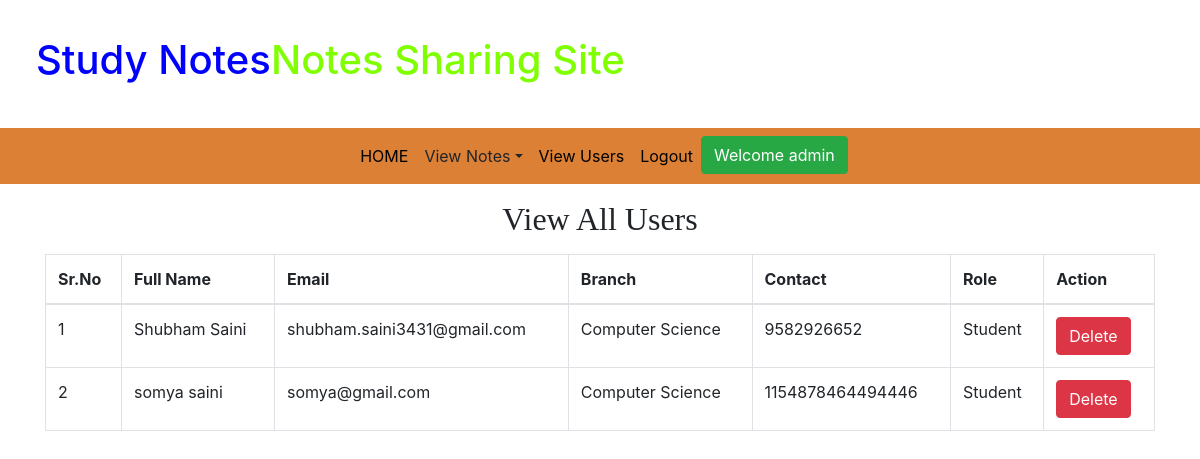
The page /view_users/ (signed in) on the database as committed earlier.
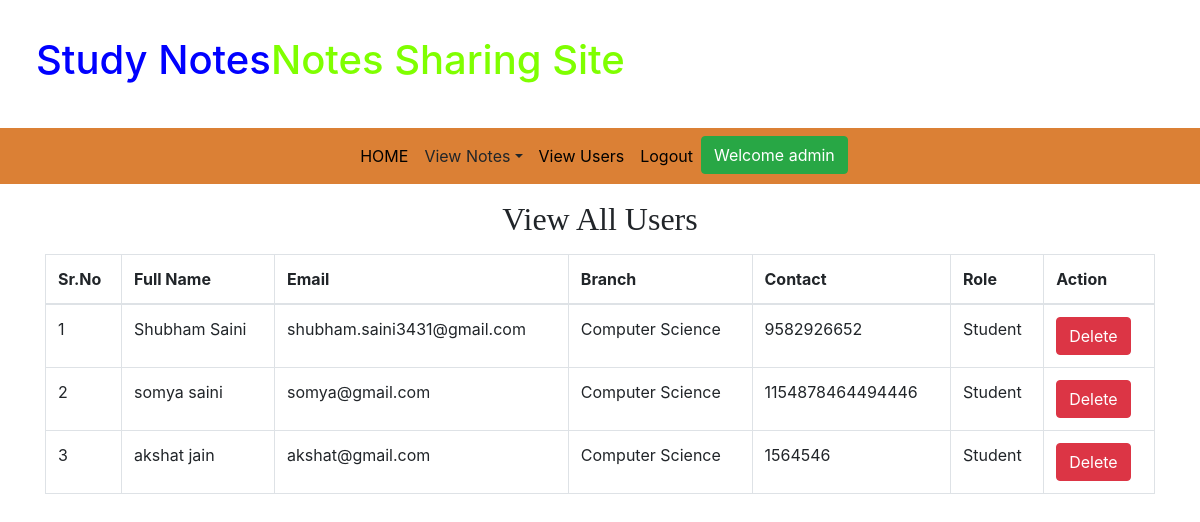
The same page on the database as committed later.
### app/models.py (models this page shows, shortened)
class Signup(models.Model):
    user = models.ForeignKey(User,on_delete= models.CASCADE)
    contact = models.CharField(max_length=10)
    branch = models.CharField(max_length=30)
    role = models.CharField(max_length=20)

### app/views.py (the view)
# urls.py: path('view_users/', view_users , name = 'view_users'),
def view_users(request):
    if not request.user.is_staff:
        return redirect('login_admin')
    users = Signup.objects.all()
    d = {'users': users}
    return render(request, 'view_users.html',d)

### app/templates/view_users.html
{% extends 'admin_navigation.html' %}
{% block body %}
<div class="container text-center mt-3" style="font-family: cursive">
    <h2>View All Users</h2>
</div>
<div class="container mt-3">
    <table class="table table-bordered">
        <thead>
            <tr>
                <th>Sr.No</th>
                <th>Full Name</th>
                <th>Email</th>
                <th>Branch</th>
                <th>Contact</th>
                <th>Role</th>
                <th>Action</th>
            </tr>
        </thead>
        <tbody>
            {% for i in users %}
            <tr>
                <td>{{forloop.counter}}</td>
                <td>{{i.user.first_name}} {{i.user.last_name}}</td>
                <td>{{i.user.username}}</td>
                <td>{{i.branch}}</td>
                <td>{{i.contact}}</td>
                <td>{{i.role}}</td>
                <td><a class="btn btn-danger" href="{% url 'delete_users' i.id %}">Delete</a>
                </td>
            </tr>
            {% endfor %}
        </tbody>
    </table>
</div>
{% endblock %}

Rows that differ between the two databases and show on the page:
added Signup: user.first_name "akshat", user.last_name "jain", user.username "akshat@gmail.com", branch "Computer Science", contact "1564546", role "Student"
